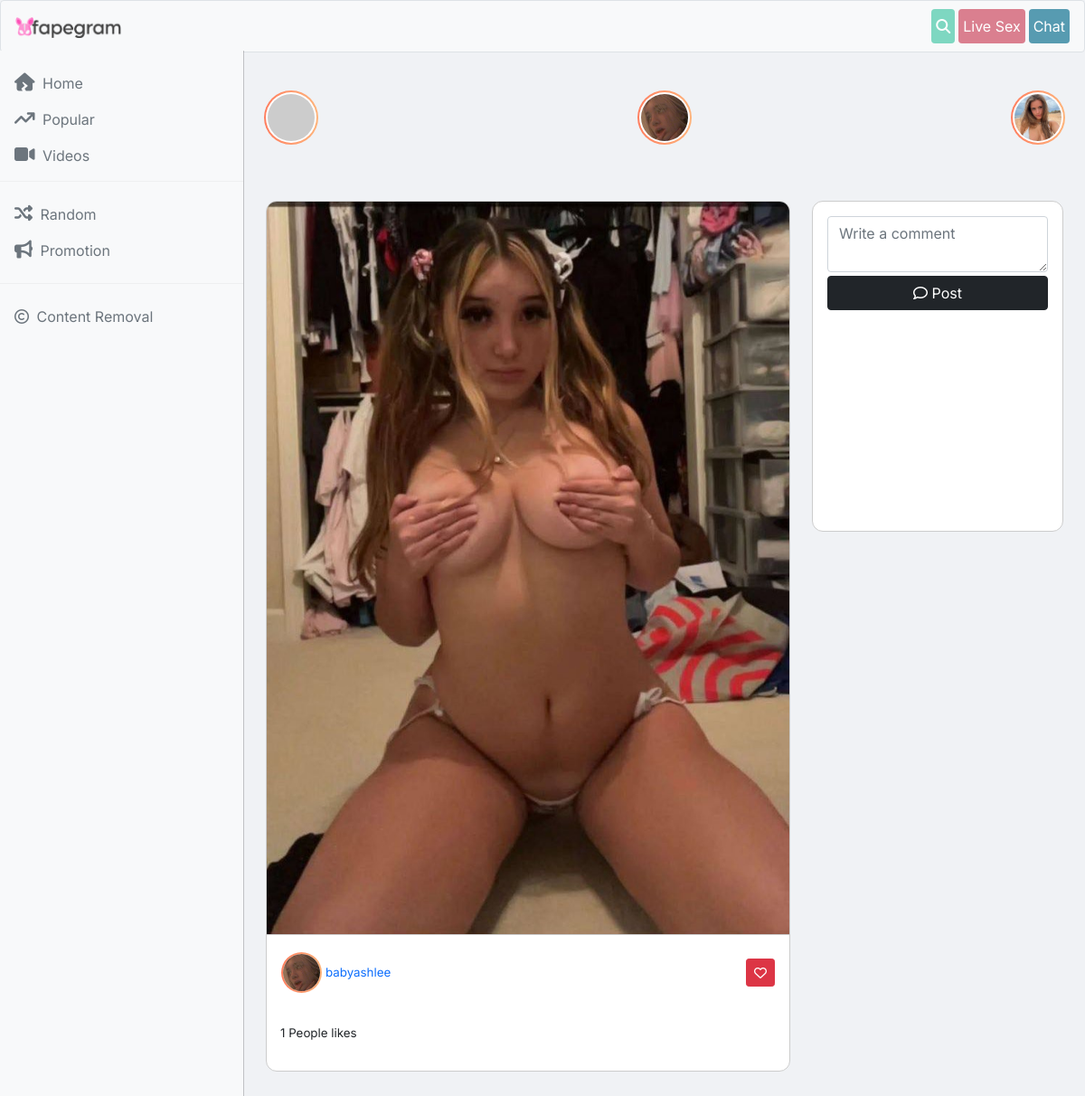
Before: /babyashlee/3/ with the older database file.
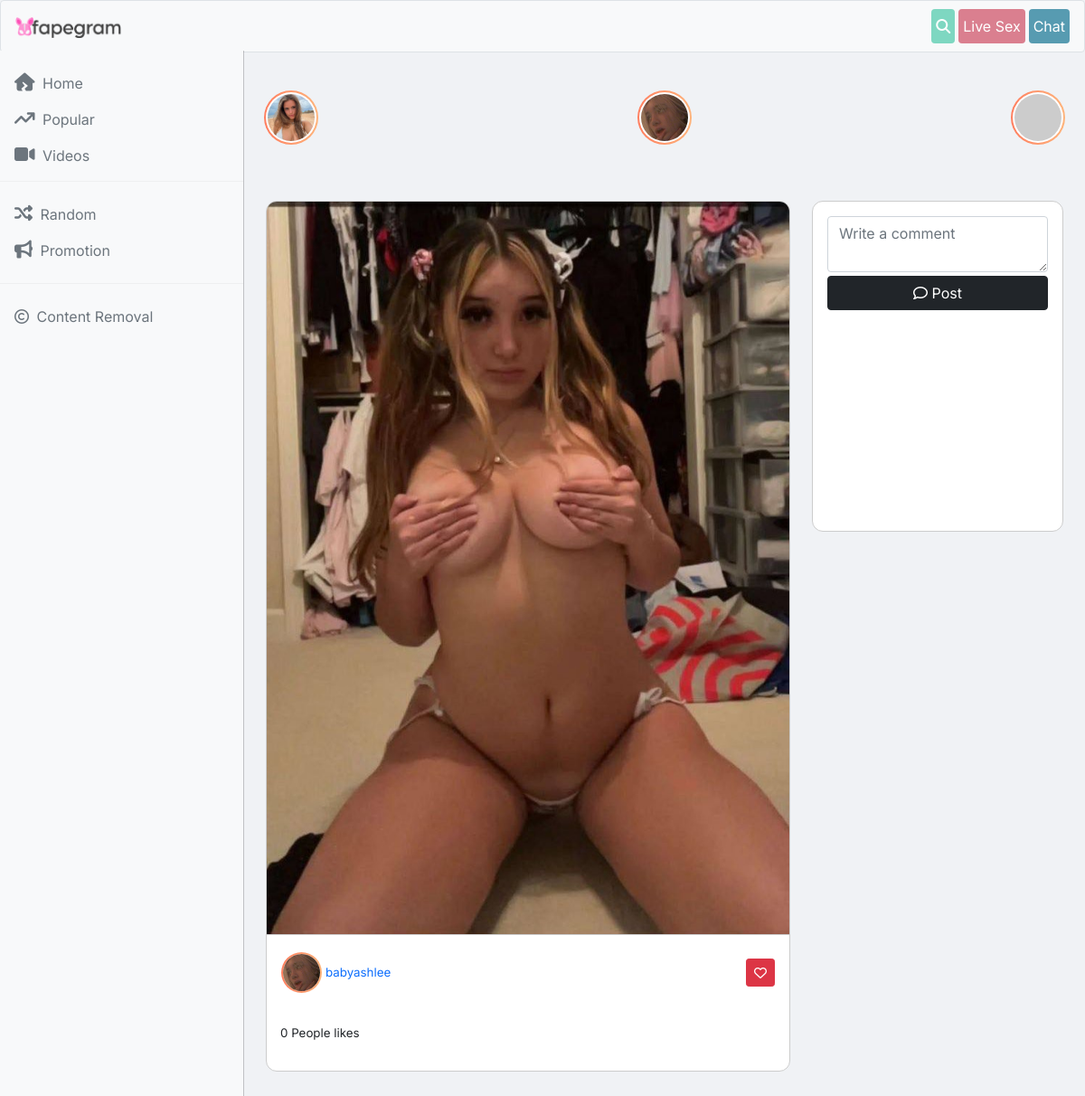
After: the same page with the newer database file.
### base/models.py (models this page shows, shortened)
class Profile(models.Model):
    user = models.ForeignKey(User, on_delete=models.CASCADE)
    dp = models.FileField(upload_to='dp', null=True, blank=True)
    name = models.CharField(max_length=100, null=True, blank=True)
    bio = models.TextField(null=True, blank=True)
    onlyfans = models.URLField(null=True, blank=True)
    twitter = models.URLField(null=True, blank=True)
    insta = models.URLField(null=True, blank=True)
    likex = models.IntegerField(default=0)

### base/views.py (the view)
# urls.py: path('<username>/<id>/', view, name='view'),
def view(request, username, id):
    prof = Profile.objects.get(user__username=username)
    art = Art.objects.get(
          prof=prof,
          id=id)
    like = len(Like.objects.filter(art=art))
    com = Comment.objects.filter(photo=art).order_by('-id')
    context = {'com':com, 'art':art, 'like':like}
    return render(request, 'view.html', context)

### base/context_processors.py (called while the page is built)
def popular(request):
    return {'pop': Profile.objects.all().order_by('-likex')[0:10]}

### templates/view.html (shortened to what this page needs)
{% extends 'base.html' %}
{% block body %}
<div class="container">
  <div class="row my-5">
    <div class="my-1 col-12 col-md-8">
  <div class="">
    <div class="post-card">
      <a href="{{art.image.url}}">
      <img src="{{art.image.url}}" class="post-image" alt="{{art.prof.user.username}}">
      </a>
      <div class="user-info d-flex align-items-center">
        <div>
        <img class="my-auto avatar" {% if art.prof.dp %} src="{{art.prof.dp.url}}" {% else %} src="https://api.dicebear.com/7.x/initials/svg?seed={{art.prof}}" {% endif %} class="user-avatar" alt="{{art.prof.user.username}}">
        </div>
        <div>
          <div class=""> <a href="/model/{{art.prof.user}}"><p class="mx-1 mt-3"> {{art.prof.user.username}}</p></a>
          </div>
        </div>
<div class="ms-auto"><form action="{% url 'like' %}"  method="post">
<button type="submit" class="btn btn-danger btn-sm">
<i class="fa-regular fa-heart"></i></button>
</form> </div>
      </div>
      <div class="post-caption">
        <p>{{like}} People likes</p>
      </div>
    </div>
  </div>
</div>
<div class="my-1 col-12 col-md-4">
<div class="post-card bg-white">
<form class="my-3 px-3"  method="post" action="{% url 'comment' %}">
<textarea name="bod" class="form-control" placeholder="Write a comment" row="3"></textarea>
<button type="submit"  class="btn btn-dark w-100 my-1"><i class="fa-regular fa-comment"></i> Post</button>
</form>
<br>
<div class="comments">
</div>
</div>
</div>
    </div>
</div>
{% endblock %}

### templates/base.html (shortened to what this page needs)
<!DOCTYPE html>
{% load static %}
<html lang="en">
  <head>
    <link rel="stylesheet" href="https://cdnjs.cloudflare.com/ajax/libs/font-awesome/6.5.1/css/all.min.css" />
  <link href="https://cdn.jsdelivr.net/npm/bootstrap@5.0.2/dist/css/bootstrap.min.css" rel="stylesheet">
  </head>
  <body>
    <nav class="py-2 img-thumbnail navbar navbar-expand-lg navbar-light bg-light sticky-top">
      <div class="container-fluid">
 <a class="me-auto navbar-brand" href="/"><img class="logo" src="{% static "fapegram.png" %}"></a>
<a href="/search/" class="px-1 btn btnsex btn-s"><i class="fa-solid fa-magnifying-glass"></i></a>
       <a class="px-1 btn btnwarn text-white btn-s mx-1">Live Sex</a>
       <a class="px-1 btn btndngr text-white btn-s">Chat</a>
    </nav>
    <div
      class=" offcanvas offcanvas-start sidebar-nav bg-light"
      tabindex="-1"
      id="sidebar"
    >
      <div class="offcanvas-body p-0">
        <nav class="navbar-dark">
          <ul class="navbar-nav">
            <li>
            </li>
            <li>
              <a href="/" class="text-muted nav-link px-3 active">
                <span class="me-1"><i class="icon fa-solid fa-house-crack"></i></span>
                <span>Home</span>
              </a>
            </li>
           <li>
              <a href="/popular/" class="text-muted nav-link px-3 active">
                 <span class="me-1"><i class="icon fa-solid fa-arrow-trend-up"></i></span>
                <span>Popular</span>
              </a>
            </li>
           <li>
            <a href="https://tiksporn.pythonanywhere.com" target="__blank"  class="text-muted nav-link px-3 active">
             <span class="me-1"><i class="icon fa-solid fa-video"></i></span>
              <span>Videos</span>
            </a>
          </li>
            <li class="mb-2"><hr class="dropdown-divider bg-light" /></li>
            <li>
              <a href="/random/" class="text-muted nav-link px-3 active">
                <span class="me-1"><i class="icon fa-solid fa-shuffle"></i></span>
                <span>Random</span>
              </a>
            </li>
            <li>
              <a href="/contact/" class="text-muted nav-link px-3">
                <span class="me-1"><i class="icon fa-solid fa-bullhorn"></i></span>
                <span>Promotion</span>
              </a>
            </li>
            <li class="my-2"><hr class="dropdown-divider bg-light" /></li>
            <li>
              <a href="/dmca/" class="text-muted nav-link px-3">
                <span class="me-1"><i class="fa-regular fa-copyright"></i></span>
                <span>Content Removal</span>
              </a>
            </li>
          </ul>
        </nav>
      </div>
    </div>
    <main class="mt-3 pt-3">
      <div class="container-fluid">
      <div class="top">
{% for p in pop %}
<div>
  <a href="/model/{{p.user.username}}">
     <img class="" {% if p.dp %}  src="{{p.dp.url}}" {% else %} src="https://api.dicebear.com/7.x/initials/svg?seed={{p.user.username}}" {% endif %} alt="{{p.user.username}}">
</a>
</div>
{% endfor %}
 </div>
{% block body %}
{% endblock %}
      </div>
    </main>
  </body>
</html>

Changed rows visible on the page:
changed Profile (number 1 of 3 on the later page): moves up the list
changed Profile (number 2 of 3 on the later page): moves down the list
Other visible differences:
{{ like }}: "1" → "0"
